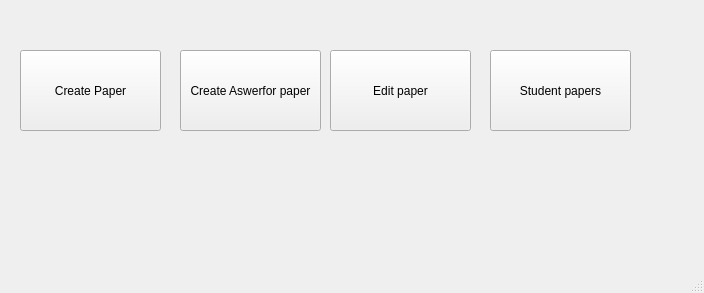
<?xml version="1.0" encoding="UTF-8"?>
<ui version="4.0">
 <class>AssinmentCreater</class>
 <widget class="QMainWindow" name="AssinmentCreater">
  <property name="geometry">
   <rect>
    <x>0</x>
    <y>0</y>
    <width>704</width>
    <height>293</height>
   </rect>
  </property>
  <property name="windowTitle">
   <string>MainWindow</string>
  </property>
  <widget class="QWidget" name="centralwidget">
   <widget class="QPushButton" name="createPaper">
    <property name="geometry">
     <rect>
      <x>20</x>
      <y>50</y>
      <width>141</width>
      <height>81</height>
     </rect>
    </property>
    <property name="text">
     <string>Create Paper</string>
    </property>
   </widget>
   <widget class="QPushButton" name="pushButton_2">
    <property name="geometry">
     <rect>
      <x>180</x>
      <y>50</y>
      <width>141</width>
      <height>81</height>
     </rect>
    </property>
    <property name="text">
     <string>Create Aswerfor paper</string>
    </property>
   </widget>
   <widget class="QPushButton" name="pushButton_3">
    <property name="geometry">
     <rect>
      <x>330</x>
      <y>50</y>
      <width>141</width>
      <height>81</height>
     </rect>
    </property>
    <property name="text">
     <string>Edit paper</string>
    </property>
   </widget>
   <widget class="QPushButton" name="pushButton_4">
    <property name="geometry">
     <rect>
      <x>490</x>
      <y>50</y>
      <width>141</width>
      <height>81</height>
     </rect>
    </property>
    <property name="text">
     <string>Student papers</string>
    </property>
   </widget>
  </widget>
  <widget class="QMenuBar" name="menubar">
   <property name="geometry">
    <rect>
     <x>0</x>
     <y>0</y>
     <width>704</width>
     <height>21</height>
    </rect>
   </property>
  </widget>
  <widget class="QStatusBar" name="statusbar"/>
 </widget>
 <resources/>
 <connections/>
</ui>
